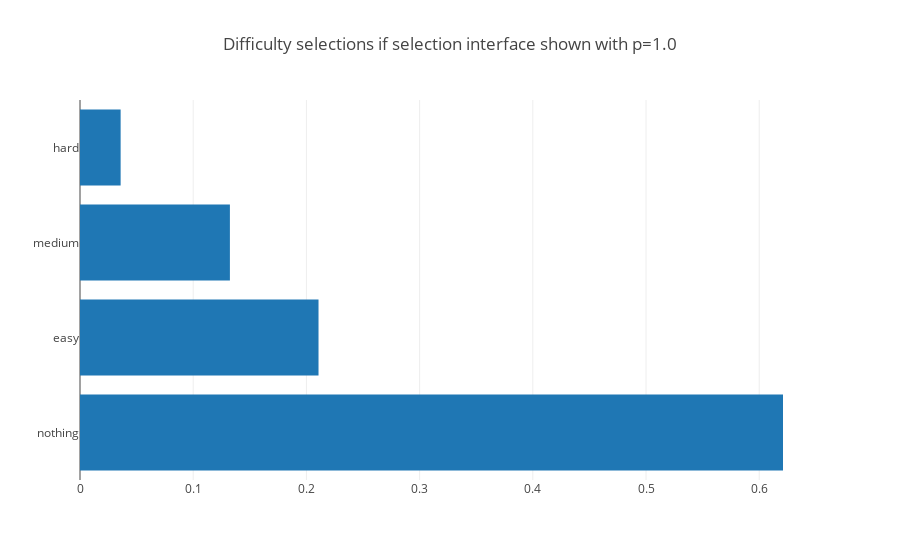

Notebook source saved alongside this figure:
### Code cell
plotdict(get_choose_difficulty_counts_for_user_list_user_normalized(frequency_of_choose_difficulty_to_users['1.0']), 'Difficulty selections if selection interface shown with p=1.0')

### Figure 1 — Plotly figure (JSON) as saved in the notebook; plotly's stock layout.template omitted (floating-point values rounded to 4 significant figures)
{"data": [{"orientation": "h", "type": "bar", "uid": "502ccf44-d833-4a78-be1f-f9b44556daa5", "x": [0.621, 0.2107, 0.1324, 0.03589], "y": ["nothing", "easy", "medium", "hard"]}], "layout": {"title": {"text": "Difficulty selections if selection interface shown with p=1.0"}}}
